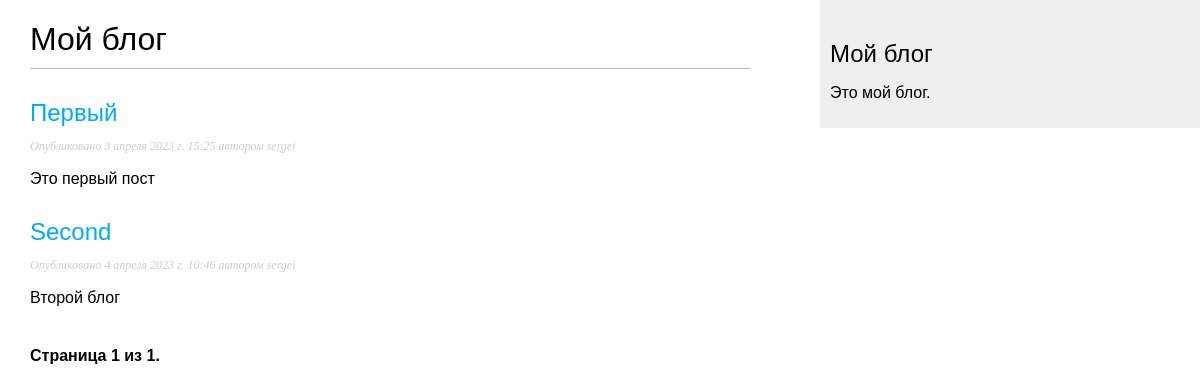
/blog/, run on an earlier commit of the app's database.
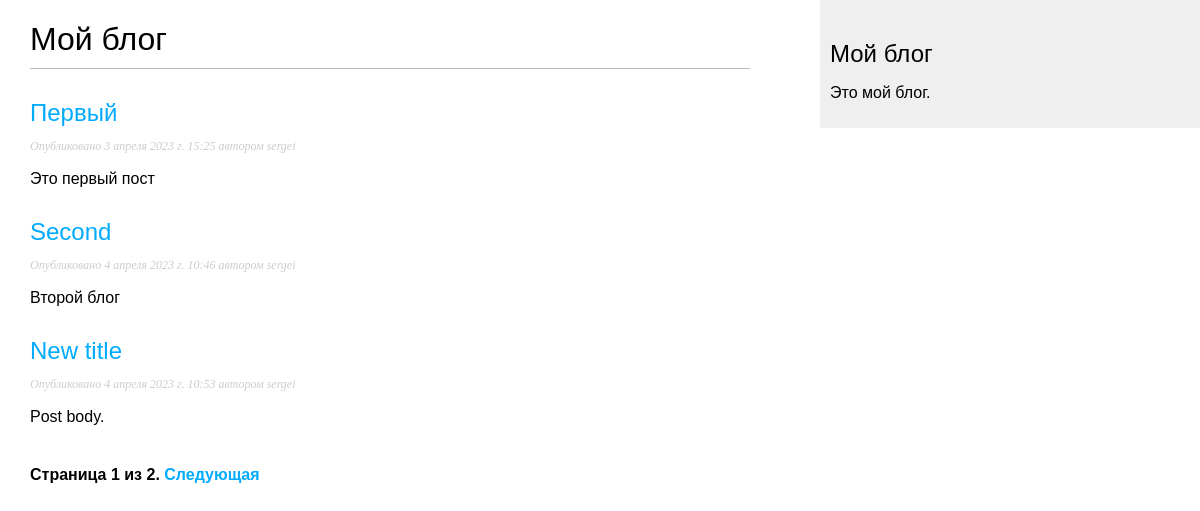
And on a later commit of the database.
### blog/models.py (models this page shows)
class Post(models.Model):
    objects = models.Manager()  # Менеджер по умолчанию.
    published = PublishedManager()  # Наш новый менеджер.
    STATUS_CHOICES = (
        ('draft', 'Черновик'),
        ('published', 'Опубликовано'),)
    title = models.CharField(max_length=250, verbose_name='Название')
    slug = models.SlugField(max_length=250, unique_for_date='publish',
                            verbose_name='Строка идентификатор')
    author = models.ForeignKey(User, on_delete=models.CASCADE,
                               related_name='blog_posts',
                               verbose_name='Автор блога')
    body = models.TextField(verbose_name='Текст блога')
    publish = models.DateTimeField(default=timezone.now,
                                   verbose_name='Время публикации')
    created = models.DateTimeField(auto_now_add=True,
                                   verbose_name='Время создания')
    updated = models.DateTimeField(auto_now=True,
                                   verbose_name='Время изменения')
    status = models.CharField(max_length=10, choices=STATUS_CHOICES,
                              default='draft',
                              verbose_name='Статус блога')
    def get_absolute_url(self):
        return reverse('blog:post_detail',
                       args=[self.publish.year, self.publish.month,
                             self.publish.day, self.slug])

### blog/views.py (the view)
# urls.py: path('', views.PostListView.as_view(), name='post_list'),
class PostListView(ListView):
    queryset = Post.published.all()
    context_object_name = 'posts'
    paginate_by = 3
    template_name = 'blog/post/list.html'

### blog/templates/blog/post/list.html (shortened to what this page needs)
{% extends "blog/base.html" %}
{% block content %}
  <h1>Мой блог</h1>
  {% for post in posts %}
    <h2><a href="{{ post.get_absolute_url }}">{{ post.title }}</a></h2>
    <p class="date">Опубликовано {{ post.publish }} автором {{ post.author }}</p>
    {{ post.body|truncatewords:30|linebreaks }}
  {% endfor %}
  {% include "pagination.html" with page=page_obj %}
{% endblock %}

### blog/templates/blog/base.html (shortened to what this page needs)
{% load static %}
<!DOCTYPE html>
<html lang="ru">
<head>
  <link href="{% static "css/blog.css" %}" rel="stylesheet">
</head>
<body>
<div id="content">
  {% block content %}{% endblock %}
</div>
<div id="sidebar">
  <h2>Мой блог</h2>
  <p>Это мой блог.</p>
</div>
</body>
</html>

### blog/templates/pagination.html (shortened to what this page needs)
<div class="pagination">
  <span class="step-links">
  <span class="current">
    Страница {{ page.number }} из {{ page.paginator.num_pages }}. </span>
  {% if page.has_next %}
    <a href="?page={{ page.next_page_number }}">Следующая</a>
  {% endif %} </span>
</div>

### blog/static/css/blog.css (style rules this page uses)
body { margin:0; padding:0; font-family:helvetica, sans-serif; }
a { color:#00abff; text-decoration:none; }
h1 { font-weight:normal; border-bottom:1px solid #bbb; padding:0 0 10px 0; }
h2 { font-weight:normal; margin:30px 0 0; }
#content { float:left; width:60%; padding:0 0 0 30px; }
#sidebar { float:right; width:30%; padding:10px; background:#efefef; height:100%; }
p.date { color:#ccc; font-family: georgia, serif; font-size: 12px; font-style: italic; }
.pagination { margin:40px 0; font-weight:bold; }

What changed in the data, as far as the page shows it:
added Post: title "New title", publish "4 апреля 2023 г. 10:53", author "sergei", body "Post body."
Also different on the page:
{{ page.paginator.num_pages }}: "1" → "2"
text now shown: "Следующая"
